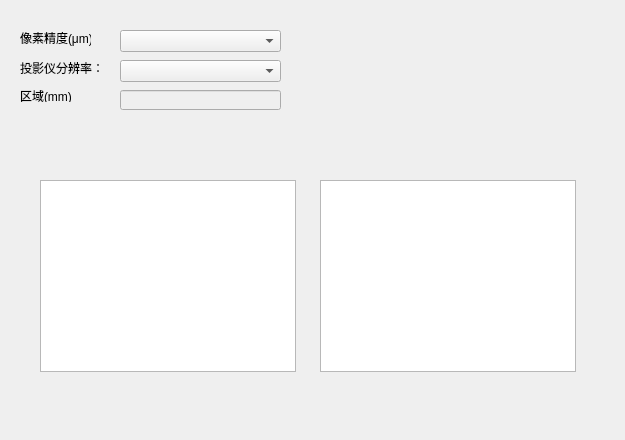
<?xml version="1.0" encoding="UTF-8"?>
<ui version="4.0">
 <class>BuildSpace</class>
 <widget class="QWidget" name="BuildSpace">
  <property name="geometry">
   <rect>
    <x>0</x>
    <y>0</y>
    <width>625</width>
    <height>440</height>
   </rect>
  </property>
  <property name="windowTitle">
   <string>显示设置</string>
  </property>
  <widget class="QLabel" name="label">
   <property name="geometry">
    <rect>
     <x>20</x>
     <y>30</y>
     <width>71</width>
     <height>16</height>
    </rect>
   </property>
   <property name="text">
    <string>像素精度(μm)：</string>
   </property>
  </widget>
  <widget class="QLabel" name="label_2">
   <property name="geometry">
    <rect>
     <x>20</x>
     <y>60</y>
     <width>91</width>
     <height>16</height>
    </rect>
   </property>
   <property name="text">
    <string>投影仪分辨率：</string>
   </property>
  </widget>
  <widget class="QLabel" name="label_3">
   <property name="geometry">
    <rect>
     <x>20</x>
     <y>90</y>
     <width>54</width>
     <height>12</height>
    </rect>
   </property>
   <property name="text">
    <string>区域(mm)：</string>
   </property>
  </widget>
  <widget class="QComboBox" name="comboBox">
   <property name="geometry">
    <rect>
     <x>120</x>
     <y>30</y>
     <width>161</width>
     <height>22</height>
    </rect>
   </property>
  </widget>
  <widget class="QComboBox" name="comboBox_2">
   <property name="geometry">
    <rect>
     <x>120</x>
     <y>60</y>
     <width>161</width>
     <height>22</height>
    </rect>
   </property>
  </widget>
  <widget class="QLineEdit" name="lineEdit">
   <property name="enabled">
    <bool>false</bool>
   </property>
   <property name="geometry">
    <rect>
     <x>120</x>
     <y>90</y>
     <width>161</width>
     <height>20</height>
    </rect>
   </property>
  </widget>
  <widget class="QListWidget" name="listWidget">
   <property name="geometry">
    <rect>
     <x>40</x>
     <y>180</y>
     <width>256</width>
     <height>192</height>
    </rect>
   </property>
  </widget>
  <widget class="QTableWidget" name="tableWidget">
   <property name="geometry">
    <rect>
     <x>320</x>
     <y>180</y>
     <width>256</width>
     <height>192</height>
    </rect>
   </property>
  </widget>
 </widget>
 <resources/>
 <connections/>
</ui>
